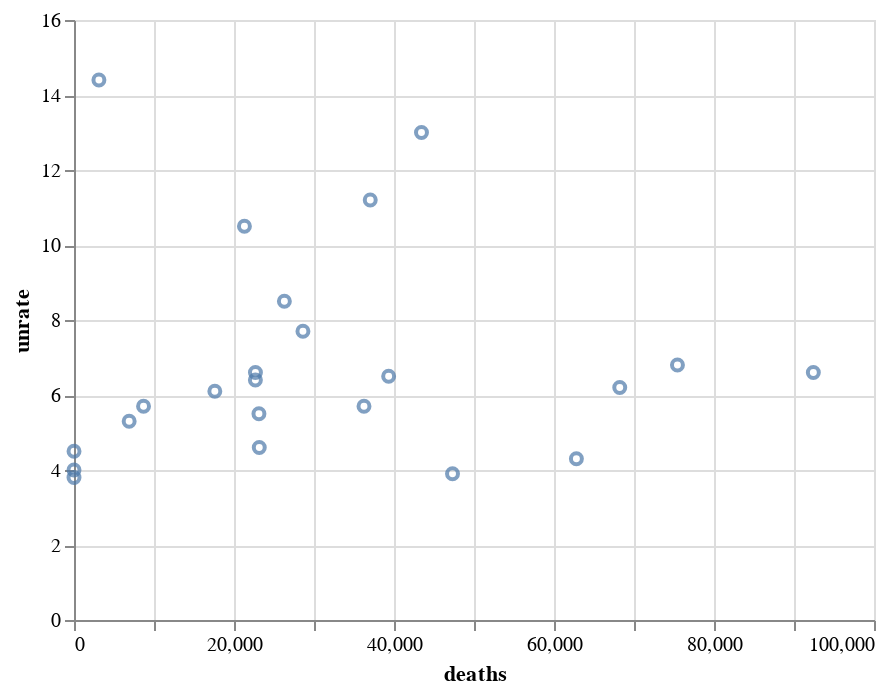

The cell this chart's notebook holds for it:
### Code cell
alt.Chart(df[mask]).mark_point().encode(x = 'deaths', y = 'unrate')

### Figure 1 — Vega-Lite specification as saved in the notebook (floating-point values rounded to 4 significant figures)
{"config": {"view": {"continuousWidth": 400, "continuousHeight": 300}}, "data": {"name": "data-3f3ca70e412e0c27c781a16efaeb3653"}, "mark": "point", "encoding": {"x": {"type": "quantitative", "field": "deaths"}, "y": {"type": "quantitative", "field": "unrate"}}, "$schema": "https://vega.github.io/schema/vega-lite/v4.8.1.json", "datasets": {"data-3f3ca70e412e0c27c781a16efaeb3653": [{"date": "2020-01-01T00:00:00", "unrate": 4.0, "unrate_men": 4.2, "unrate_women": 3.7, "unrate_16_to_17": 11.2, "unrate_18_to_19": 14.1, "unrate_20_to_24": 7.6, "unrate_25_to_34": 4.2, "unrate_35_to_44": 3.1, "unrate_45_to_54": 2.7, "unrate_55_over": 2.9, "year": 2020, "month": 1, "cases": 0.0, "deaths": 0.0, "is_covid_period": 1}, {"date": "2020-02-01T00:00:00", "unrate": 3.8, "unrate_men": 4.1, "unrate_women": 3.4, "unrate_16_to_17": 9.9, "unrate_18_to_19": 12.3, "unrate_20_to_24": 6.7, "unrate_25_to_34": 4.0, "unrate_35_to_44": 3.0, "unrate_45_to_54": 2.8, "unrate_55_over": 2.8, "year": 2020, "month": 2, "cases": 0.0, "deaths": 0.0, "is_covid_period": 1}, {"date": "2020-03-01T00:00:00", "unrate": 4.5, "unrate_men": 4.8, "unrate_women": 4.2, "unrate_16_to_17": 16.5, "unrate_18_to_19": 12.2, "unrate_20_to_24": 8.6, "unrate_25_to_34": 4.5, "unrate_35_to_44": 3.6, "unrate_45_to_54": 3.4, "unrate_55_over": 3.5, "year": 2020, "month": 3, "cases": 77.0, "deaths": 3.0, "is_covid_period": 1}, {"date": "2020-04-01T00:00:00", "unrate": 14.4, "unrate_men": 13.3, "unrate_women": 15.7, "unrate_16_to_17": 30.1, "unrate_18_to_19": 33.3, "unrate_20_to_24": 25.0, "unrate_25_to_34": 14.3, "unrate_35_to_44": 11.3, "unrate_45_to_54": 12.1, "unrate_55_over": 13.4, "year": 2020, "month": 4, "cases": 160100.0, "deaths": 3114.0, "is_covid_period": 1}, {"date": "2020-05-01T00:00:00", "unrate": 13.0, "unrate_men": 11.9, "unrate_women": 14.3, "unrate_16_to_17": 31.9, "unrate_18_to_19": 30.1, "unrate_20_to_24": 23.2, "unrate_25_to_34": 13.1, "unrate_35_to_44": 9.8, "unrate_45_to_54": 10.4, "unrate_55_over": 11.5, "year": 2020, "month": 5, "cases": 767300.0, "deaths": 43440.0, "is_covid_period": 1}, {"date": "2020-06-01T00:00:00", "unrate": 11.2, "unrate_men": 10.5, "unrate_women": 12.0, "unrate_16_to_17": 27.2, "unrate_18_to_19": 22.9, "unrate_20_to_24": 20.1, "unrate_25_to_34": 11.7, "unrate_35_to_44": 8.9, "unrate_45_to_54": 8.3, "unrate_55_over": 9.7, "year": 2020, "month": 6, "cases": 673100.0, "deaths": 37030.0, "is_covid_period": 1}, {"date": "2020-07-01T00:00:00", "unrate": 10.5, "unrate_men": 9.7, "unrate_women": 11.3, "unrate_16_to_17": 19.6, "unrate_18_to_19": 18.8, "unrate_20_to_24": 18.2, "unrate_25_to_34": 11.5, "unrate_35_to_44": 8.2, "unrate_45_to_54": 8.0, "unrate_55_over": 9.0, "year": 2020, "month": 7, "cases": 861000.0, "deaths": 21300.0, "is_covid_period": 1}, {"date": "2020-08-01T00:00:00", "unrate": 8.5, "unrate_men": 8.0, "unrate_women": 9.1, "unrate_16_to_17": 13.3, "unrate_18_to_19": 17.4, "unrate_20_to_24": 13.7, "unrate_25_to_34": 9.8, "unrate_35_to_44": 6.5, "unrate_45_to_54": 6.4, "unrate_55_over": 7.8, "year": 2020, "month": 8, "cases": 1898000.0, "deaths": 26300.0, "is_covid_period": 1}, {"date": "2020-09-01T00:00:00", "unrate": 7.7, "unrate_men": 7.3, "unrate_women": 8.0, "unrate_16_to_17": 14.8, "unrate_18_to_19": 16.8, "unrate_20_to_24": 12.4, "unrate_25_to_34": 8.4, "unrate_35_to_44": 6.1, "unrate_45_to_54": 6.2, "unrate_55_over": 6.6, "year": 2020, "month": 9, "cases": 1428000.0, "deaths": 28620.0, "is_covid_period": 1}, {"date": "2020-10-01T00:00:00", "unrate": 6.6, "unrate_men": 6.6, "unrate_women": 6.5, "unrate_16_to_17": 11.6, "unrate_18_to_19": 14.0, "unrate_20_to_24": 10.5, "unrate_25_to_34": 7.1, "unrate_35_to_44": 5.6, "unrate_45_to_54": 5.7, "unrate_55_over": 5.2, "year": 2020, "month": 10, "cases": 1190000.0, "deaths": 22680.0, "is_covid_period": 1}, {"date": "2020-11-01T00:00:00", "unrate": 6.4, "unrate_men": 6.6, "unrate_women": 6.1, "unrate_16_to_17": 13.9, "unrate_18_to_19": 12.8, "unrate_20_to_24": 9.9, "unrate_25_to_34": 6.7, "unrate_35_to_44": 5.4, "unrate_45_to_54": 5.2, "unrate_55_over": 5.7, "year": 2020, "month": 11, "cases": 1919000.0, "deaths": 22670.0, "is_covid_period": 1}, {"date": "2020-12-01T00:00:00", "unrate": 6.5, "unrate_men": 6.7, "unrate_women": 6.3, "unrate_16_to_17": 11.8, "unrate_18_to_19": 15.3, "unrate_20_to_24": 10.6, "unrate_25_to_34": 6.4, "unrate_35_to_44": 5.5, "unrate_45_to_54": 5.3, "unrate_55_over": 5.8, "year": 2020, "month": 12, "cases": 4423000.0, "deaths": 39330.0, "is_covid_period": 1}, {"date": "2021-01-01T00:00:00", "unrate": 6.8, "unrate_men": 7.1, "unrate_women": 6.5, "unrate_16_to_17": 15.2, "unrate_18_to_19": 15.9, "unrate_20_to_24": 10.8, "unrate_25_to_34": 7.2, "unrate_35_to_44": 6.1, "unrate_45_to_54": 5.2, "unrate_55_over": 5.6, "year": 2021, "month": 1, "cases": 6208000.0, "deaths": 75430.0, "is_covid_period": 1}, {"date": "2021-02-01T00:00:00", "unrate": 6.6, "unrate_men": 7.0, "unrate_women": 6.1, "unrate_16_to_17": 14.5, "unrate_18_to_19": 14.0, "unrate_20_to_24": 10.0, "unrate_25_to_34": 6.7, "unrate_35_to_44": 6.0, "unrate_45_to_54": 5.2, "unrate_55_over": 5.6, "year": 2021, "month": 2, "cases": 5973000.0, "deaths": 92420.0, "is_covid_period": 1}, {"date": "2021-03-01T00:00:00", "unrate": 6.2, "unrate_men": 6.5, "unrate_women": 5.8, "unrate_16_to_17": 12.0, "unrate_18_to_19": 12.7, "unrate_20_to_24": 10.4, "unrate_25_to_34": 7.0, "unrate_35_to_44": 5.4, "unrate_45_to_54": 4.7, "unrate_55_over": 4.8, "year": 2021, "month": 3, "cases": 2195000.0, "deaths": 68220.0, "is_covid_period": 1}, {"date": "2021-04-01T00:00:00", "unrate": 5.7, "unrate_men": 6.0, "unrate_women": 5.4, "unrate_16_to_17": 10.5, "unrate_18_to_19": 10.9, "unrate_20_to_24": 9.8, "unrate_25_to_34": 6.2, "unrate_35_to_44": 4.7, "unrate_45_to_54": 4.7, "unrate_55_over": 4.8, "year": 2021, "month": 4, "cases": 1733000.0, "deaths": 36250.0, "is_covid_period": 1}, {"date": "2021-05-01T00:00:00", "unrate": 5.5, "unrate_men": 5.7, "unrate_women": 5.2, "unrate_16_to_17": 9.2, "unrate_18_to_19": 9.7, "unrate_20_to_24": 10.3, "unrate_25_to_34": 5.5, "unrate_35_to_44": 4.7, "unrate_45_to_54": 4.5, "unrate_55_over": 4.6, "year": 2021, "month": 5, "cases": 1740000.0, "deaths": 23120.0, "is_covid_period": 1}, {"date": "2021-06-01T00:00:00", "unrate": 6.1, "unrate_men": 6.1, "unrate_women": 6.1, "unrate_16_to_17": 15.0, "unrate_18_to_19": 12.3, "unrate_20_to_24": 9.9, "unrate_25_to_34": 6.5, "unrate_35_to_44": 5.2, "unrate_45_to_54": 4.6, "unrate_55_over": 5.0, "year": 2021, "month": 6, "cases": 863700.0, "deaths": 17600.0, "is_covid_period": 1}, {"date": "2021-07-01T00:00:00", "unrate": 5.7, "unrate_men": 5.5, "unrate_women": 5.8, "unrate_16_to_17": 12.8, "unrate_18_to_19": 9.9, "unrate_20_to_24": 9.5, "unrate_25_to_34": 6.3, "unrate_35_to_44": 4.8, "unrate_45_to_54": 4.0, "unrate_55_over": 4.6, "year": 2021, "month": 7, "cases": 357400.0, "deaths": 8692.0, "is_covid_period": 1}, {"date": "2021-08-01T00:00:00", "unrate": 5.3, "unrate_men": 5.1, "unrate_women": 5.5, "unrate_16_to_17": 10.7, "unrate_18_to_19": 11.0, "unrate_20_to_24": 9.1, "unrate_25_to_34": 5.8, "unrate_35_to_44": 4.4, "unrate_45_to_54": 4.2, "unrate_55_over": 4.1, "year": 2021, "month": 8, "cases": 1338000.0, "deaths": 6896.0, "is_covid_period": 1}, {"date": "2021-09-01T00:00:00", "unrate": 4.6, "unrate_men": 4.6, "unrate_women": 4.5, "unrate_16_to_17": 9.2, "unrate_18_to_19": 12.6, "unrate_20_to_24": 7.7, "unrate_25_to_34": 5.0, "unrate_35_to_44": 3.8, "unrate_45_to_54": 3.7, "unrate_55_over": 3.3, "year": 2021, "month": 9, "cases": 4292000.0, "deaths": 23160.0, "is_covid_period": 1}, {"date": "2021-10-01T00:00:00", "unrate": 4.3, "unrate_men": 4.2, "unrate_women": 4.4, "unrate_16_to_17": 8.6, "unrate_18_to_19": 12.7, "unrate_20_to_24": 6.8, "unrate_25_to_34": 4.5, "unrate_35_to_44": 3.6, "unrate_45_to_54": 3.5, "unrate_55_over": 3.3, "year": 2021, "month": 10, "cases": 4075000.0, "deaths": 62800.0, "is_covid_period": 1}, {"date": "2021-11-01T00:00:00", "unrate": 3.9, "unrate_men": 3.9, "unrate_women": 3.9, "unrate_16_to_17": 9.7, "unrate_18_to_19": 11.0, "unrate_20_to_24": 6.6, "unrate_25_to_34": 3.8, "unrate_35_to_44": 3.6, "unrate_45_to_54": 2.8, "unrate_55_over": 3.1, "year": 2021, "month": 11, "cases": 2419000.0, "deaths": 47310.0, "is_covid_period": 1}]}}
